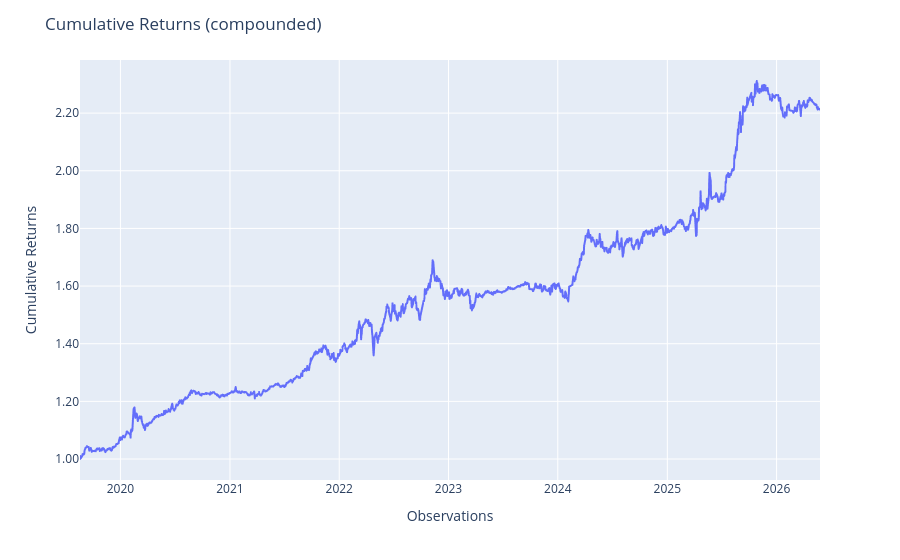

Here is the notebook cell this chart was saved with:
### Code cell
oos_mpt = MultiPeriodPortfolio([fold['test'] for fold in fold_results],compounded=True)
oos_mpt.plot_cumulative_returns()

### Figure 1 — Plotly figure (JSON) as saved in the notebook; plotly's stock layout.template omitted (floating-point values rounded to 4 significant figures; data arrays with more than 128 entries replaced by an {"elided": "..."} marker saying what was removed)
{"data": [{"hovertemplate": "variable=cumulative_returns<br>index=%{x}<br>value=%{y}<extra></extra>", "legendgroup": "cumulative_returns", "line": {"color": "#636efa", "dash": "solid"}, "marker": {"symbol": "circle"}, "mode": "lines", "name": "cumulative_returns", "showlegend": true, "type": "scattergl", "x": {"elided": "1638 str values"}, "xaxis": "x", "y": {"elided": "1638 float values"}, "yaxis": "y"}], "layout": {"legend": {"title": {"text": "variable"}, "tracegroupgap": 0}, "margin": {"t": 60}, "showlegend": false, "title": {"text": "Cumulative Returns (compounded)"}, "xaxis": {"anchor": "y", "domain": [0, 1], "title": {"text": "Observations"}}, "yaxis": {"anchor": "x", "domain": [0, 1], "tickformat": ".2f", "title": {"text": "Cumulative Returns"}}}}
